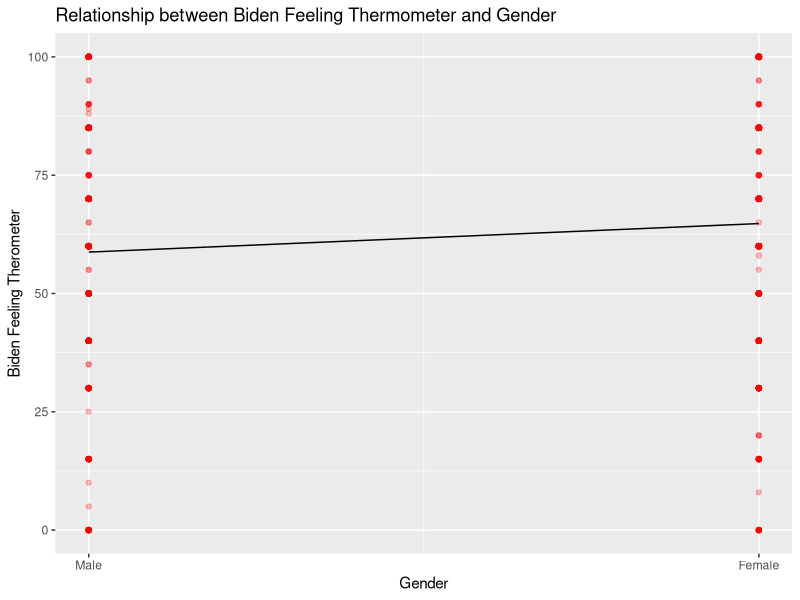
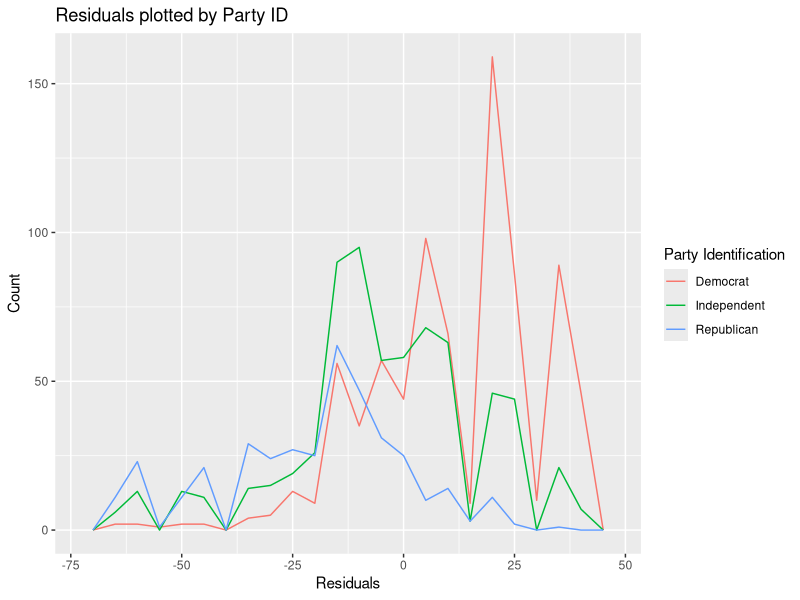
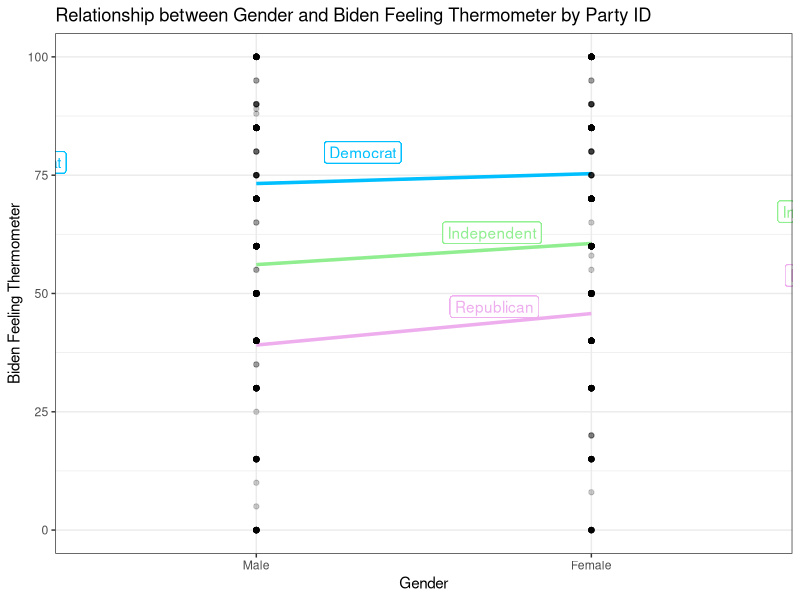

These charts were generated, in order, by the following R code:
## ---- chunk 1
knitr::opts_chunk$set(
  cache = TRUE, 
  message = FALSE, 
  warning = FALSE
  )

library(tidyverse)
library(broom)
library(modelr)
library(knitr)
## ---- chunk 2
joe <- read.csv("./data/biden.csv") %>%
  filter(!is.na(biden) & !is.na(female) & !is.na(pid)) 

joe_mod <- lm(biden ~ female, data = joe) 
tidy(joe_mod) %>% 
  kable()

joe %>%
  add_predictions(joe_mod) %>%
  ggplot() + 
  geom_point(aes(x = female, y = biden), 
             alpha = 1/4, 
             color = "red") + 
  geom_line(aes(x = female, y = pred)) + 
  labs(x = "Gender", 
       y = "Biden Feeling Therometer") + 
  scale_x_continuous(breaks =  c(0, 1), labels = c("Male", "Female")) + 
  ggtitle("Relationship between Biden Feeling Thermometer and Gender")

## ---- chunk 3
joe %>% 
  add_residuals(joe_mod) %>%
  ggplot() +
  geom_freqpoly(aes(x = resid, color = factor(pid)), binwidth = 5) + 
  labs(x = "Residuals", 
       y = "Count") + 
  scale_color_discrete(name = "Party Identification", 
                       breaks = c(0, 1, 2),
                       labels = c("Democrat", "Independent", "Republican")) + 
  ggtitle("Residuals plotted by Party ID")


## ---- chunk 4
joe_dem <- lm(biden ~ female, joe, subset = (pid == 0)) 
tidy(joe_dem) %>% 
  kable()

joe_ind <- lm(biden ~ female, joe, subset = (pid == 1)) 
tidy(joe_ind) %>% 
  kable()

joe_rep <- lm(biden ~ female, joe, subset = (pid == 2)) 
tidy(joe_rep) %>% 
  kable()

joe %>% 
  spread_predictions(joe_dem, joe_ind, joe_rep) %>%
  ggplot() + 
  geom_line(aes(x = female, y = joe_dem), color = "deepskyblue", size = 1.2) + 
  geom_label(aes(x = female, 
                 y = joe_dem, 
                 label = "Democrat", 
                 vjust = -0.5, 
                 hjust = 3.5), 
             color = "deepskyblue") +
  geom_line(aes(x = female, y = joe_ind), color = "lightgreen", size = 1.2) + 
  geom_label(aes(x = female, 
                 y = joe_ind,
                 label = "Independent",
                 vjust = -1, 
                 hjust = -1.9), color = "lightgreen") +
  geom_line(aes(x = female, y = joe_rep), color = "plum2", size = 1.2) + 
  geom_label(aes(x = female, 
                 y = joe_rep,
                 label = "Republican",
                 vjust = -1.3, 
                 hjust = -2.2), color = "plum2") +
  geom_point(aes(x = female, y = biden), alpha = 1/5) + 
  labs(x = "Gender", 
       y = "Biden Feeling Thermometer") + 
  scale_x_discrete(limits = c(0, 1),
                   breaks = c(0, 1), 
                   labels = c("Male", "Female")) +
  theme_bw() + 
  ggtitle("Relationship between Gender and Biden Feeling Thermometer by Party ID")

